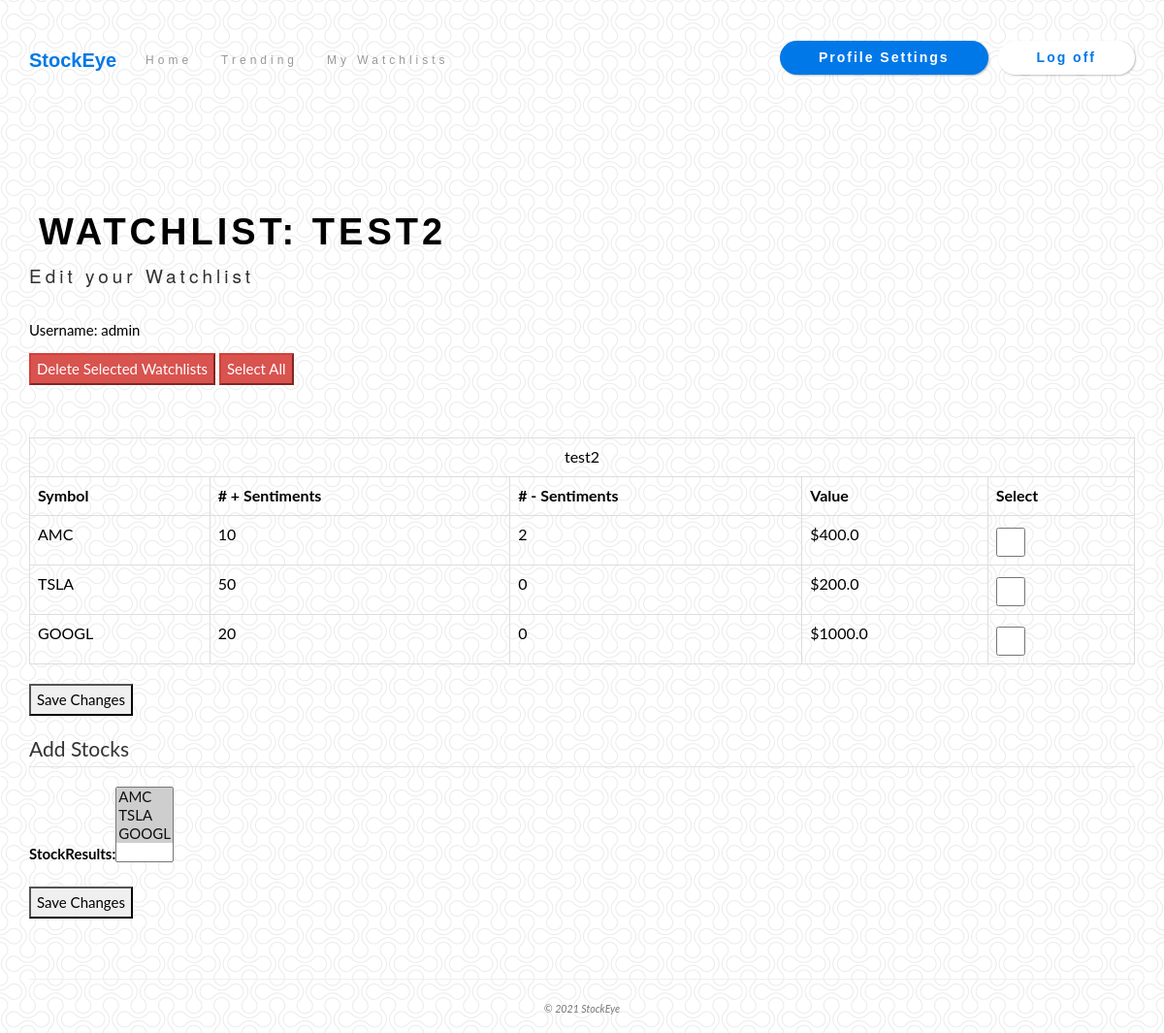
/watchlist/2/ (signed in), run on an earlier commit of the app's database.
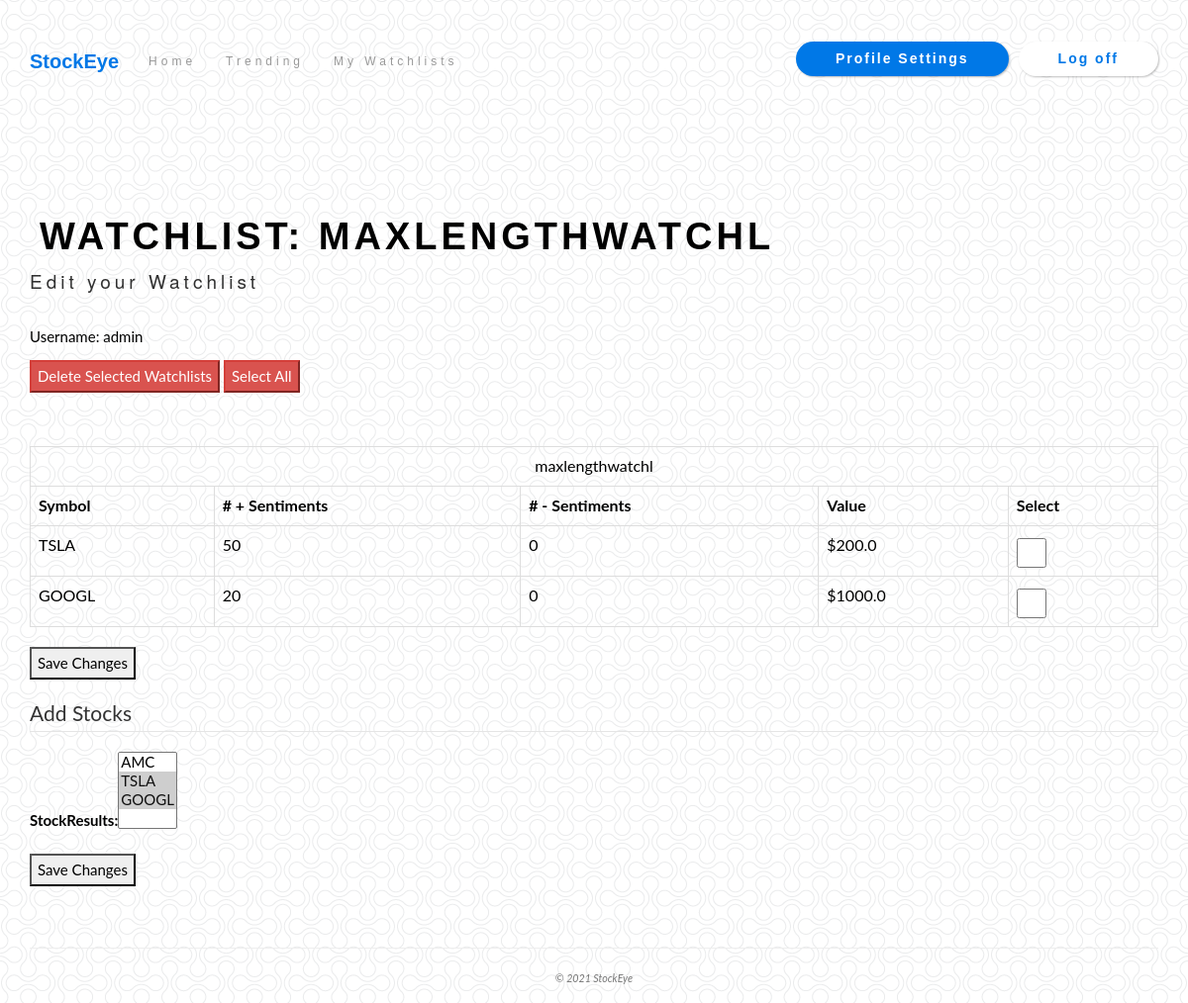
And on a later commit of the database.
### app/models.py (models this page shows)
class WatchList(models.Model):
    user = models.ForeignKey(User, on_delete=models.PROTECT)
    stockResults = models.ManyToManyField('app.StockList')
    watchList_id = models.PositiveIntegerField(blank=False, default=0)
    watchList_name = models.CharField(max_length=15, blank=False, default = '')
    class Meta:
        get_latest_by = "watchList_id"

class StockList(models.Model):
    stock_id = models.UUIDField(primary_key=True, default=uuid.uuid4, editable=False)
    symbol = models.CharField(max_length=6, blank=False, default = '')
    positiveSentimentCount = models.PositiveIntegerField(blank=False, default=0)
    negativeSentimentCount = models.PositiveIntegerField(blank=False, default=0)
    value = models.FloatField(blank=False, default = 0.0)
    tweet_id = models.CharField(max_length=6, blank=True, default = '')
    def __str__(self):
        return self.symbol

### app/views.py (the view)
# urls.py: path('watchlist/<int:w_id>/', views.edit_watchlist, name='edit_watchlist'),
@login_required
def edit_watchlist(request, w_id):
    assert isinstance(request, HttpRequest)
    try:
        watchlist = WatchList.objects.filter(user=request.user, watchList_id=w_id).get()
        watchlist_id = watchlist.watchList_id
        watchlist_name = watchlist.watchList_name
        stocks = []
    except WatchList.DoesNotExist:
            return redirect('watchlists')
    if request.method == 'POST':
        form = EditWatchListForm(request.POST, instance=watchlist)
        if form.is_valid:
            updated_watchlist = form.save(commit=False)
            updated_watchlist.watchList_id = watchlist_id
            updated_watchlist.user = request.user
            updated_watchlist.name = watchlist_name
            updated_watchlist.save()
            form.save_m2m()
    else:
        form = EditWatchListForm(instance=watchlist)
    for stock in watchlist.stockResults.all():
        stocks.append(stock)
    print(f'Stocks: {stocks}')
    context = {
        'title': 'Edit Watchlist',
        'year': datetime.now().year,
        'user': request.user,
        'watchlist_id': watchlist_id,
        'watchlist_name': watchlist_name,
        'stocks': stocks,
        'form': form,
    }
    return render(
        request,
        'app/edit_watchlist.html',
        context
    )

### app/forms.py
class EditWatchListForm(forms.ModelForm):
    def __init__(self, *args, **kwargs):
        super(EditWatchListForm, self).__init__(*args, **kwargs)
        self.initial['stockResults'] = [s.pk for s in self.instance.stockResults.all()]
        self.initial['watchList_id'] = [self.instance.watchList_id]
    class Meta:
        model = WatchList
        fields = ['stockResults']
        exclude = ['watchList_name', 'user', 'watchList_id']

### app/templates/app/edit_watchlist.html (shortened to what this page needs)
{% extends "app/layout.html" %}
{% load static %}
{% block content %}
<body>
    <div class="navbar">
        {% if watchlist_name %}
            <h1>Watchlist: {{ watchlist_name }}</h1>
        {% elif watchlist_id %}
            <h1>Watchlist: {{ watchlist_id }}</h1>
        {% else %}
            <h1>StockEye: Watchlist</h1>
        {% endif %}
            <h4>Edit your Watchlist</h4>
    </div>
    <div class="content">
        {% if user.is_authenticated %}
            <p>Username: {{ user.username }}</p>
        {% else %}
            <p>Username: {{ user.username }} (Not a valid user)</p>
        {% endif %}
        <div>
            <button type="submit" class="btn-danger">Delete Selected Watchlists</button>
            <button type="submit" class="btn-danger">Select All</button>
        </div>
        <br></br>
        <table class="table table-bordered">
            <tr>
                {% if watchlist_name %}
                    <td colspan="5" style="text-align: center;">{{ watchlist_name }}</th>
                {% else %}
                    <td colspan="5" style="text-align: center;">Watchlist {{watchlist_id}}</th>
                {% endif %}
            </tr>
            <tr>
                <th>Symbol</th>
                <th># + Sentiments</th>
                <th># - Sentiments</th>
                <th>Value</th>
                <th>Select</th>
            </tr>
            {% for stock in stocks %}
            <tr>
                <td>{{ stock.symbol }}</td>
                <td>{{ stock.positiveSentimentCount }}</td>
                <td>{{ stock.negativeSentimentCount }}</td>
                <td>${{ stock.value }}</td>
                <td>
                    <input class ="form-check-input larger" name="delWatchListId" type="checkbox" value="{{watchlist.watchList_id}}">
                </td>
                </tr>
            {% endfor %}
        </table>
    </div>
    <div class="form-group">
        <button class="btn-outline-info" type="submit">Save Changes</button>
    </div>
    <form id="editWatchListForm" action="{% url 'edit_watchlist' w_id=watchlist_id %}" method="post">
        <fieldset class="form-group">
            <legend class="border-bottom mb-4">Add Stocks</legend>
            {{ form }}
        </fieldset>
        <div class="form-group">
             <button class="btn-outline-info" type="submit">Save Changes</button>
        </div>
</body>
{% endblock %}

What changed in the data, as far as the page shows it:
removed WatchList: watchList_name "TEST2", watchList_name "test2"
no longer on this page (row unchanged): StockList: symbol "AMC", positiveSentimentCount "10", negativeSentimentCount "2", value "400.0"
added WatchList: watchList_name "MAXLENGTHWATCHL", watchList_name "maxlengthwatchl"
Also different on the page:
form field stockResults: "AMC ☑ / TSLA ☑ / GOOGL ☑" → "AMC / TSLA ☑ / GOOGL ☑"
